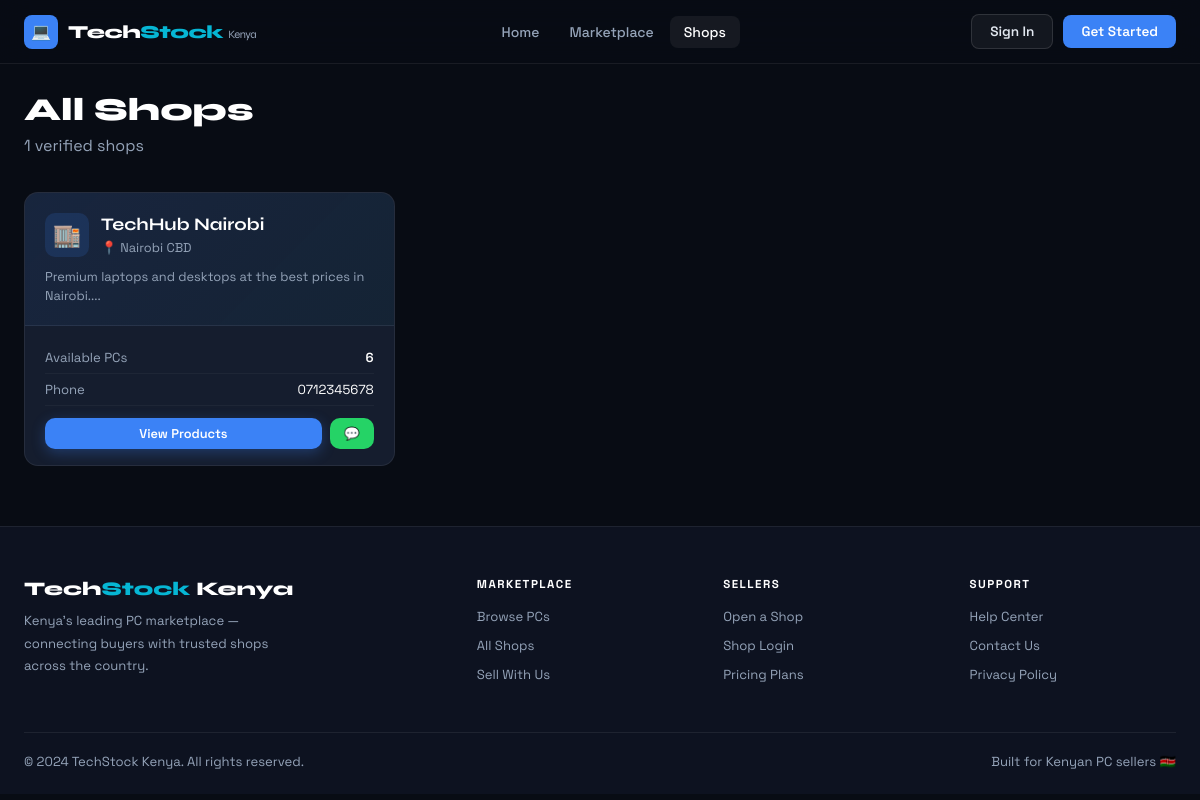
The page /shops.php on the database its author committed.
### tables this page shows
CREATE TABLE IF NOT EXISTS shops (
    id INT AUTO_INCREMENT PRIMARY KEY,
    owner_id INT NOT NULL,
    name VARCHAR(100) NOT NULL,
    location VARCHAR(150),
    address TEXT,
    phone VARCHAR(20),
    whatsapp VARCHAR(20),
    email VARCHAR(100),
    description TEXT,
    logo VARCHAR(255),
    subscription ENUM('free','basic','premium') DEFAULT 'free',
    subscription_expires DATE,
    status ENUM('active','inactive','suspended') DEFAULT 'active',
    created_at TIMESTAMP DEFAULT CURRENT_TIMESTAMP,
    FOREIGN KEY (owner_id) REFERENCES users(id)
);

### shops.php (the view, shortened to what this page needs)
<?php
require_once 'includes/db.php';
$shops = $conn->query("SELECT s.*, u.full_name as owner_name, COUNT(p.id) as product_count FROM shops s JOIN users u ON s.owner_id=u.id LEFT JOIN products p ON p.shop_id=s.id AND p.status='available' WHERE s.status='active' GROUP BY s.id ORDER BY s.created_at DESC")->fetch_all(MYSQLI_ASSOC);
?>
<?php include 'includes/header_public.php'; ?>
<div style="padding-top:90px;padding-bottom:60px">
  <div class="container">
    <div style="margin-bottom:36px">
      <h1 style="font-family:'Syne',sans-serif;font-size:2rem;font-weight:800;color:var(--white);margin-bottom:6px">All Shops</h1>
      <p style="color:var(--text2)"><?= count($shops) ?> verified shops</p>
    </div>
    <div class="grid-3">
      <?php foreach($shops as $s): ?>
      <div class="shop-card">
        <div class="shop-header">
          <div style="display:flex;align-items:center;gap:12px;margin-bottom:10px">
            <div style="width:44px;height:44px;background:rgba(59,130,246,0.15);border-radius:10px;display:flex;align-items:center;justify-content:center;font-size:1.4rem">🏬</div>
            <div>
              <div class="shop-name"><?= htmlspecialchars($s['name']) ?></div>
              <div class="shop-location">📍 <?= htmlspecialchars($s['location']) ?></div>
            </div>
          </div>
          <?php if($s['description']): ?>
          <p style="color:var(--text2);font-size:0.8rem;line-height:1.5"><?= htmlspecialchars(substr($s['description'],0,80)) ?>...</p>
          <?php endif; ?>
        </div>
        <div class="shop-body">
          <div class="shop-stat"><span style="color:var(--text2)">Available PCs</span><span style="color:var(--white);font-weight:600"><?= $s['product_count'] ?></span></div>
          <?php if($s['phone']): ?><div class="shop-stat"><span style="color:var(--text2)">Phone</span><span style="color:var(--white)"><?= htmlspecialchars($s['phone']) ?></span></div><?php endif; ?>
          <div style="margin-top:12px;display:flex;gap:8px">
            <a href="marketplace.php?shop=<?= $s['id'] ?>" class="btn btn-primary btn-sm btn-block">View Products</a>
            <?php if($s['whatsapp']): ?>
            <a href="https://wa.me/<?= $s['whatsapp'] ?>" target="_blank" class="btn btn-whatsapp btn-sm">💬</a>
            <?php endif; ?>
          </div>
        </div>
      </div>
      <?php endforeach; ?>
    </div>
  </div>
</div>
<?php include 'includes/footer_public.php'; ?>

### css/style.css (style rules this page uses)
:root { --bg: #080c14; --bg2: #0d1220; --bg3: #111827; --card: #151d2e; --border: rgba(255,255,255,0.07); --border2: rgba(255,255,255,0.12); --blue: #3b82f6; --blue-dark: #2563eb; --cyan: #06b6d4; --green: #10b981; --red: #ef4444; --yellow: #f59e0b; --purple: #8b5cf6; --text: #e2e8f0; --text2: #94a3b8; --text3: #4b5563; --white: #ffffff; --sidebar-w: 260px; --trans: all 0.25s cubic-bezier(0.4,0,0.2,1); }
*,*::before,*::after { box-sizing:border-box;margin:0;padding:0; }
html { scroll-behavior:smooth; }
body { font-family:'Space Grotesk',sans-serif;background:var(--bg);color:var(--text);min-height:100vh;-webkit-font-smoothing:antialiased; }
a { text-decoration:none;color:inherit; }
.container { max-width:1280px;margin:0 auto;padding:0 24px; }
.btn { display:inline-flex;align-items:center;gap:8px;padding:11px 22px;border-radius:10px;font-family:'Space Grotesk',sans-serif;font-size:0.875rem;font-weight:600;cursor:pointer;border:none;text-decoration:none;transition:var(--trans); }
.btn-primary { background:var(--blue);color:var(--white);box-shadow:0 4px 14px rgba(59,130,246,0.3); }
.btn-whatsapp { background:#25d366;color:var(--white); }
.btn-sm { padding:7px 14px;font-size:0.8rem; }
.btn-block { width:100%;justify-content:center; }
.shop-card { background:var(--card);border:1px solid var(--border);border-radius:14px;overflow:hidden;transition:var(--trans); }
.shop-header { padding:20px;background:linear-gradient(135deg,rgba(59,130,246,0.08),rgba(6,182,212,0.04));border-bottom:1px solid var(--border); }
.shop-name { font-family:'Syne',sans-serif;font-size:1.1rem;font-weight:700;color:var(--white);margin-bottom:4px; }
.shop-location { color:var(--text2);font-size:0.8rem;display:flex;align-items:center;gap:5px; }
.shop-body { padding:16px 20px; }
.shop-stat { display:flex;justify-content:space-between;font-size:0.82rem;padding:7px 0;border-bottom:1px solid rgba(255,255,255,0.04); }
.grid-3 { display:grid;grid-template-columns:repeat(3,1fr);gap:20px; }

### rows shown on the page
shops: name "TechHub Nairobi", location "Nairobi CBD", description "Premium laptops and desktops at the best prices in Nairobi.", product_count "6", phone "0712345678"

### other values the page prints
count($shops) "1"
